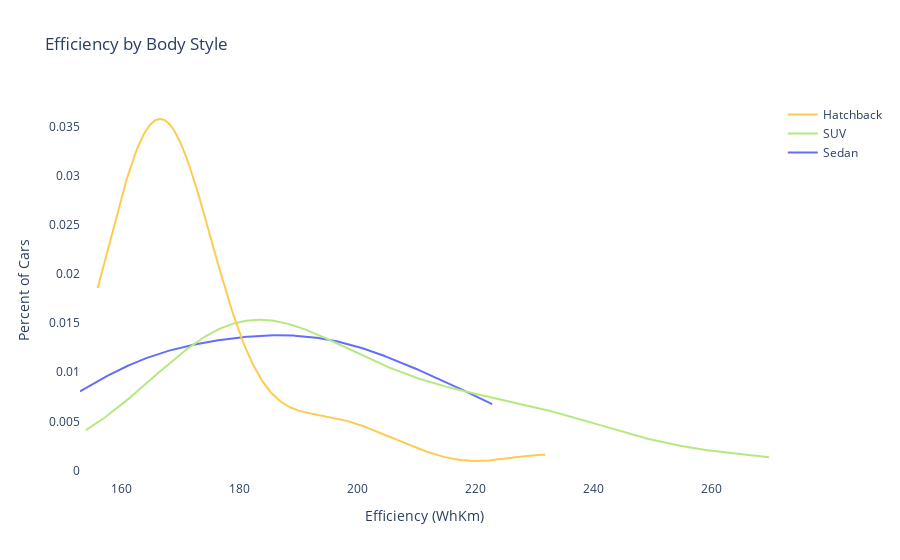

The notebook cell saved with this chart:
### Code cell
# Efficiency by Body Style Density
suv = suv_hatch_sed[suv_hatch_sed['body_style']=='SUV']['efficiency_whkm']
hatch = suv_hatch_sed[suv_hatch_sed['body_style']=='Hatchback']['efficiency_whkm']
sedan = suv_hatch_sed[suv_hatch_sed['body_style']=='Sedan']['efficiency_whkm']

hist_data = [sedan,suv, hatch]
group_labels = ['Sedan', 'SUV', 'Hatchback']


eff_dens = ff.create_distplot(hist_data, group_labels, show_hist=False, show_rug=False,
                                colors=[px.colors.qualitative.Plotly[0],
                                                   px.colors.qualitative.Plotly[7],
                                                   px.colors.qualitative.Plotly[9]])
                                                   

eff_dens.update_layout({
    'plot_bgcolor':'rgba(0, 0, 0, 0)',
    'paper_bgcolor':'rgba(0, 0, 0, 0)'
})

eff_dens.update_layout(title='Efficiency by Body Style', xaxis_title='Efficiency (WhKm)', yaxis_title='Percent of Cars')
eff_dens.update_xaxes(showgrid=False)
eff_dens.update_yaxes(showgrid=False)

eff_dens.show()

### Figure 1 — Plotly figure (JSON) as saved in the notebook; plotly's stock layout.template omitted (floating-point values rounded to 4 significant figures; data arrays with more than 128 entries replaced by an {"elided": "..."} marker saying what was removed)
{"data": [{"legendgroup": "Sedan", "marker": {"color": "#636EFA"}, "mode": "lines", "name": "Sedan", "showlegend": true, "type": "scatter", "x": {"elided": "500 float values"}, "xaxis": "x", "y": {"elided": "500 float values"}, "yaxis": "y"}, {"legendgroup": "SUV", "marker": {"color": "#B6E880"}, "mode": "lines", "name": "SUV", "showlegend": true, "type": "scatter", "x": {"elided": "500 float values"}, "xaxis": "x", "y": {"elided": "500 float values"}, "yaxis": "y"}, {"legendgroup": "Hatchback", "marker": {"color": "#FECB52"}, "mode": "lines", "name": "Hatchback", "showlegend": true, "type": "scatter", "x": {"elided": "500 float values"}, "xaxis": "x", "y": {"elided": "500 float values"}, "yaxis": "y"}], "layout": {"barmode": "overlay", "hovermode": "closest", "legend": {"traceorder": "reversed"}, "paper_bgcolor": "rgba(0, 0, 0, 0)", "plot_bgcolor": "rgba(0, 0, 0, 0)", "title": {"text": "Efficiency by Body Style"}, "xaxis": {"anchor": "y2", "domain": [0, 1], "showgrid": false, "title": {"text": "Efficiency (WhKm)"}, "zeroline": false}, "yaxis": {"anchor": "free", "domain": [0, 1], "position": 0, "showgrid": false, "title": {"text": "Percent of Cars"}}}}
